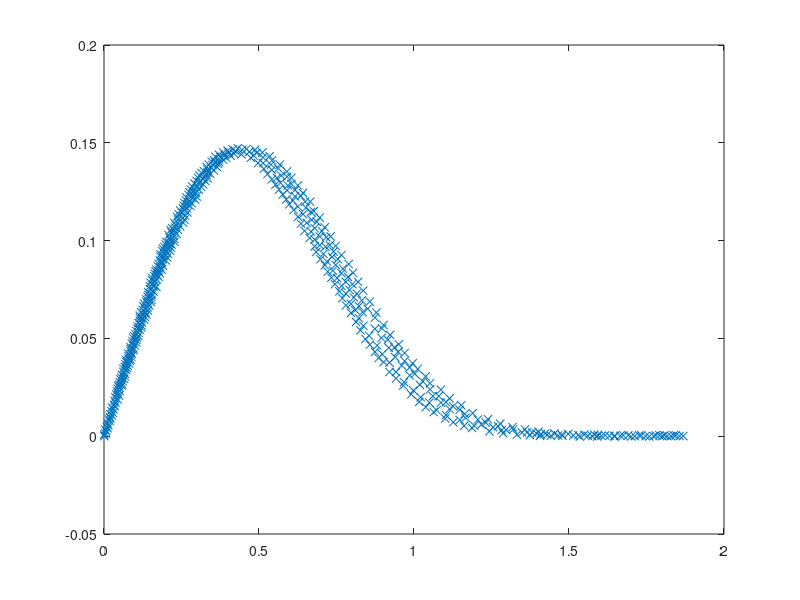

Here is the MATLAB script that generated this plot:
A=[2.998908846819151,0.000007976706011714185;
3.0000872922544683,0.0007820181969233064;
2.9954307019902635,0.0013632642085703028;
2.9931159522079924,0.002524853208542205;
2.995460802767666,0.0032987441955667495;
2.988474412332489,0.004073839213687452;
2.9908192628921632,0.004847730200711969;
2.986165682705699,0.005622524211058633;
2.9885165534208533,0.006783511195482483;
2.9815331730634167,0.00775215421230277;
2.9838780236230904,0.008526045199327342;
2.9792214333588855,0.009107291210974338;
2.9815662839185597,0.009881182197998883;
2.9745798934833827,0.010656277216119586;
2.9792545442140285,0.011236319196670452;
2.9722681537788515,0.012011414214791127;
2.9769488246649786,0.0129785521927413;
2.9699624342298016,0.013753647210861946;
2.9746431051159283,0.014720785188812146;
2.9653208943542983,0.015302633216007166;
2.967665744913972,0.016076524203031767;
2.963015174805248,0.01704486621207804,
2.965363035442662,0.018012305197802225;
2.9560438347587725,0.01878770122369694;
2.9630573158936117,0.0197545381938731;
2.95140831503875,0.020723783226241438;
2.9607485862668214,0.021303223191244308;
2.956091996002617,0.021884469202891277;
2.9491116257229204,0.02304666021841123;
2.9561281169355,0.02420704518728703;
2.9491357063448426,0.0245950442080084;
2.958442866717771,0.023045456187315127;
2.9538163772309693,0.02556218218595857;
2.9421583461428864,0.02595078322222799;
2.951495607293218,0.026336675188531222;
2.942173396531588,0.026918523215726242;
2.949182362549817,0.02759503818785289;
2.939858646749317,0.028080112215698172;
2.9468721278841565,0.029046949185874304;
2.935211086718333,0.029242002223444085;
2.944554368024145,0.030014990187146567;
2.9328993470138025,0.030597139222115627;
2.9422426283196143,0.03137012718581811;
2.9329204175579844,0.031951975213013156;
2.937601088444111,0.032919113190963356;
2.928284897837962,0.033888057215557654;
2.9376251690660333,0.0344674971805605;
2.9259671379779504,0.034856098216829945;
2.9329745989573092,0.0354358391896068;
2.9236523881956793,0.03601768721680185;
2.9306628592527786,0.03679097618827837;
2.9190048281646956,0.037179577224547775;
2.9283481094705075,0.03795256518825024;
2.916693088460165,0.038534714223219343;
2.9283631598592086,0.038920305181748493;
2.914372318522413,0.03930920722579194;
2.921379779501772,0.03988894819856881;
2.921397839968214,0.04105023619076667;
2.9120605788178824,0.04066434422446337;
2.9097488391133517,0.04201948122313505;
2.9214159004346553,0.04221152418296456;
2.914435530154959,0.04337371519848453;
2.905113319393329,0.04395556322567956;
2.9144535906214006,0.04453500319068239;
2.9051283697820302,0.04492330321917781;
2.914468641010102,0.04550274318418064;
2.900483819828787,0.04627874122562338;
2.9098301112123392,0.0472452771880255;
2.8958422799532837,0.0478277272307686;
2.907515361430068,0.048406866187997416;
2.8958633504974655,0.04918256322166613;
2.8935486007151945,0.050344152221638044;
2.9052066318032774,0.049955551185368596;
2.9028918820210063,0.0511171401853405;
2.8888980306064704,0.05131249423068432;
2.8982413119122823,0.052085482194386815;
2.8889221112283927,0.05286087822028149;
2.8959355923632324,0.05382771519045765;
2.88428057135289,0.05440986422542671;
2.8912880323322483,0.054989605198203575;
2.8796330113219057,0.05557175423317266;
2.89130609279869,0.05615089319040145;
2.88900037324964,0.0578931261864723;
2.8796510717883476,0.056733042225370525;
2.8773393320838165,0.05808817922404208;
2.884352813218656,0.05905501619421824;
2.870364981959601,0.05963746623696134;
2.884373883762838,0.06040985218511577;
2.8773754530167,0.06041075520843786;
2.86805324225507,0.060992603235632895;
2.8843919442292796,0.06157114017731363;
2.8634056822240863,0.06215449324337882;
2.87507274354539,0.06234653620320833;
2.8797534144315166,0.06331367418115852;
2.858773172581804,0.064284123244623;
2.865756552939241,0.06331548022780267;
2.875105854400533,0.06447556418890444;
2.868119463965356,0.06525065920702511;
2.872803144929223,0.06641134518367493;
2.854146683095002,0.06680084924326644;
2.858797253203726,0.06583250723422015;
2.8704914052246923,0.06776648218234649;
2.858827353981129,0.06776798722121663;
2.8495111633749794,0.06873693124581095;
2.8635080248672557,0.0687351251991668;
2.8635260853336972,0.06989641319136468;
2.8471934035149684,0.06970497224708323;
2.8472174841368902,0.0712533562366804;
2.858881535380454,0.07125185119781026;
2.8565637755204425,0.07221989219908252;
2.844902734354619,0.0724149452366523;
2.8565848460646243,0.07357472818998005;
2.8402611944791163,0.07396393124179752;
2.8519463162668614,0.07531726219382491;
2.830966074417149,0.07628771125728939;
2.8496616672619934,0.07841433118079327;
2.84030333556748,0.07667360322359258;
2.835670825925198,0.07880323322483674;
2.8310292860496946,0.08035221922998195;
2.8287295866561246,0.08248154822345212;
2.8240910568583617,0.08422408222729698;
2.819455537138339,0.08616016422984149;
2.812502257558305,0.08906428723365828;
2.807884798304724,0.09216165722840067;
2.7985926883204972,0.09467898524259217;
2.791636398662723,0.09738956024770931;
2.7870159293314014,0.10029338224375207;
2.775384988942981,0.10242391526831831;
2.7730943197826323,0.10513388825788738;
2.768470840373571,0.1078441622552305;
2.761517560793537,0.11074828525904728;
2.7475748807005855,0.11423395528228508;
2.733617150218933,0.11675188531202464;
2.7243370805456672,0.12004340532101473;
2.7127242006236884,0.12333522633777886;
2.705770921043654,0.12623934934159564;
2.6918312510284434,0.1299185673635331;
2.6685573299406413,0.133405441417867;
2.666269670858033,0.13630896240613571;
2.6499761200499274,0.13863364544494966;
2.6290049084334352,0.14018473850451307;
2.6243784189466335,0.14270146450315654;
2.598750617065937,0.14483380357436695;
2.5544513029623177,0.14638790671167065;
2.838051797417755,0.08189970019625706;
2.824048915769998,0.08151441024550193;
2.819410385972235,0.0832569442493468;
2.8147748662522125,0.08519302625189132;
2.81013934653219,0.08712910825443584;
2.8101965380092553,0.09080652022972912;
2.800850246625703,0.08983998426732699;
2.7962087067501997,0.09138897027247221;
2.7939059972788897,0.09332475126724272;
2.7939481383672535,0.09603442324903777;
2.789324658958192,0.09874469724638086;
2.782314187901093,0.09797140827490436;
2.7846229175278836,0.09642272327753316;
2.786931647154674,0.09487403828016197;
2.773004017450424,0.099327448296898;
2.773025087994606,0.10068228428779552;
2.766068798336832,0.10339285929291264;
2.770785590155842,0.1066825732552586;
2.7614934801716146,0.1091999012694501;
2.7522104004206085,0.11229787327974055;
2.72897862042117,0.11849441931586951;
2.7405975204986292,0.11558969429650467;
2.7150329302504787,0.12178654134040767;
2.7104214911523785,0.12527100733254937;
2.6987995809971785,0.12798218435321454;
2.680191280406802,0.1314684563920004;
2.645268358464138,0.13592457547870268;
2.6662455902361106,0.13476057841653854;
2.5754375649675114,0.14580455364560546;
2.6103966078430587,0.14367101054329895;
2.629025978977617,0.1415395744954106;
2.6686235516509273,0.1376634973892592;
2.7893668000465563,0.10145436922817591;
2.7824105103887815,0.10416494423329305;
2.7614362886945494,0.10552248929415683;
2.754464948648074,0.10726532430577573;
2.745163808430626,0.1092020083238683;
2.7405222685551225,0.11075099432901353;
2.738219559083813,0.11268677532378401;
2.731248219037337,0.11442961033540291;
2.721968149364071,0.11772113034439301;
2.7173235994108275,0.11907656835083859;
2.705689648944667,0.12101355337670519;
2.7010481090691636,0.12256253938185041;
2.7034110200952792,0.12449771836107284;
2.6941038597223503,0.12604730638176614;
2.687129509598135,0.12759659339468537;
2.6801491393184382,0.12875878441020536;
2.6731777992719627,0.13050161942182425;
2.6662004390700065,0.13185735843604385;
2.656905319008039,0.13418113845153573;
2.6359642081689496,0.1376677114980956;
2.6313226682934463,0.13921669750324084;
2.6150261074076004,0.14134783254335514;
2.6057099168014512,0.14231677656794947;
2.591731115775617,0.14347987060679151;
2.5800821149207546,0.14444911563915988;
2.5567479922781473,0.14406502971950086;
2.8519673868110433,0.07667209818472244;
2.8356437352255352,0.07706130123653992;
2.8450171173087497,0.07976976918723887;
2.843867267611965,0.08083443368397393;
2.835737047635484,0.08306128919622896;
2.833422297853213,0.08422287819620086;
2.8311045379932014,0.08519091919747312;
2.8264660081954384,0.086933453201318;
2.8148260375737974,0.08848334222978531;
2.8241512584131674,0.0880950422012899;
2.8195127286154044,0.08983757620513477;
2.8172100191440945,0.09177335719990527;
2.817228079610536,0.09293464519210315;
2.8055730586001934,0.09351679422707222;
2.811421639649547,0.09458055570048521;
2.8102748000305024,0.09583876819591994;
2.8056242299217784,0.09680711020496621;
2.8009766698907947,0.09796900021271214;
2.7986649301862636,0.0993241372113837;
2.7917206808394503,0.10280890421129941;
2.784761381103936,0.10532593121771691;
2.780110810995212,0.10629427322676318;
2.773154521337438,0.10900484823188031;
2.7638714415864314,0.11210282024217077;
2.759226891633188,0.11345825824861635;
2.7545913719131656,0.11539434025116088;
2.745275181307016,0.11636328427575521;
2.7429664516802257,0.11791196927312641;
2.7406547119756945,0.11926710627179795;
2.7360101620224513,0.12062254427824354;
2.7336984223179206,0.12197768127691509;
2.7267210621159643,0.1233334202911347;
2.7244093224114336,0.12468855728980625;
2.7197647724581903,0.12604399529625182;
2.715123232582687,0.12759298130139707;
2.708148882458471,0.1291422683143163;
2.701171522256515,0.13049800732853592;
2.696529982381012,0.13204699333368114;
2.691882422350028,0.13320888334142708;
2.6778735205467905,0.13243649739327265;
2.684905062148072,0.13456462235564667;
2.677921681790635,0.13553326537246701;
2.6546206700031707,0.1372782074385041;
2.661643181371231,0.13882568840477918;
2.6406659495992586,0.1399896854669433;
2.6523360209983027,0.14037527642547245;
2.6453496305631256,0.14115037144359313;
2.6407111007653627,0.142892905447438;
2.6290620999105005,0.14386215047980638;
2.6150832988846657,0.1450252445186484;
2.601101487781091,0.1459947905587908;
2.5847808462733232,0.14657754160930794;
2.568460204765555,0.14716029265982508;
2.540460461625522,0.1467768087557141;
2.52639436834522,0.1423270108322664;
2.503024124769729,0.13962034892821162;
2.4843164916139235,0.13671953700990916;
2.472610299281996,0.13401137006698424;
2.458571296701356,0.13130350413183336;
2.446865104369429,0.12859533718890845;
2.435161922115242,0.12608071824468317;
2.423458739861055,0.12356609930045792;
2.411755557606868,0.12105148035623264;
2.4023851856013936,0.11853656040423335;
2.388343172943013,0.11563514647038284;
2.3742921300514123,0.11215308854043335;
2.3649067076572363,0.10867042859493583;
2.3531854649366077,0.1049945216585127;
2.336798601718554,0.10131921673763761;
2.320402708267279,0.09706326782066357;
2.3156919366037494,0.09416064985571691;
2.301637883634408,0.09048504392706781;
2.2875928608982874,0.08739008199451764;
2.278210448581852,0.08410097004771975;
2.266498236094444,0.08100570710739555;
2.2547830135292965,0.0777168961683717;
2.240728960559955,0.07404129023972258;
2.2313435381657793,0.07055863029422506;
2.2196222954451503,0.06688272335780192;
2.203232422149356,0.06301387043822719;
2.1868305085426005,0.058370825523853864;
2.1727674253400386,0.054114575599105805;
2.1563685218110233,0.04966507868343212;
2.1423265091526433,0.0467636647495816;
2.125939645934589,0.0430883598287065;
2.1142274334471813,0.03999309688838232;
2.0978646508510494,0.037866175957104384;
2.079123906840101,0.03283633605310579;
2.058077443280102,0.02954872914517806;
2.0346921493159096,0.025874327247625034;
2.0089620047920435,0.02142603436304749;
1.9832408905013987,0.01755838547456884;
1.9622034571746205,0.01485142256274008;
1.9365034134281573,0.012338609665158956;
1.8991272781271697,0.009053109811649418;
1.8734362646139275,0.007120940910167239;
1.8384155151447043,0.005286750039131094;
1.8127380469812932,0.0042255471317972915;
1.7567235103125262,0.0024908393300770992;
1.712385065198284,0.0015288184842854046;
1.6680496301617815,0.0007603456371933492;
1.6260560356072131,0.0005722157784261994;
1.5933906719697546,0.00018933388986328015;
1.5583985182390645,0.0001938490064736509;
1.5210735542596614,0.00019866513085811665;
1.4650800881350762,-0.00018120667996451845;
1.4090926421659715,-0.00017398249338784755;
1.3531051961968672,-0.0001667583068112044;
1.2994505604764747,-0.00015983512800857302;
1.2411303042586574,-0.00015230993365789036;
1.1828130581185805,0.000048763259392431424;
1.1314912326469017,0.00005538543042105104;
2.5124607184854897,0.14639332485160314;
2.489111545454181,0.1450414989384459;
2.465753342189651,0.1431090290291897;
2.4330277769973873,0.13885518716663386;
2.4096454931109354,0.1353743332677805;  
2.3955974602970746,0.13208582333653068;
2.374541966503855,0.128217572432504;
2.3581520932080604,0.12434871951292928;
2.3347547589329074,0.11990012562057768;
2.3230154557458373,0.11506293069195666;
2.304301802434551,0.1117750227762549;
2.287893868672315,0.10674488186448228;
2.2691591448168466,0.10210213795788297;
2.252754221132351,0.09726554504481001;
2.234019497276883,0.09262280113821072;
2.2106191529239893,0.08798065924715947;
2.196553059643687,0.08353086132371178;
2.1801511460369314,0.07888781640933846;
2.1637522425079165,0.07443831949366478;
2.142669658015034,0.06882813660134128;
2.1215870735221522,0.06321795370901778;
2.098159638469596,0.056833879829669726;
2.077086084209935,0.05180434093344516;
2.0490171092818756,0.04696925305924235;
2.0302853955041477,0.04252005715134269;
2.004543210669321,0.03729757227196655;
1.9881683877622278,0.03439645934589003;
1.9624472734715827,0.03052881045741143;
1.9483962305799815,0.027046752527461942;
1.9133529055277067,0.023760951666178365;
1.8852899507551272,0.019312959789374834;
1.8479108053764004,0.01583391193716563;
1.8105226297644514,0.011774220088857478;
1.7614854532976405,0.008683773272917722;
1.7217915581366414,0.006366314420680447;
1.6821066932088633,0.004629499564542089;
1.642430858514306,0.003473328704502676;
1.5980894033223231,0.0023177598600113425;
1.5467525274619424,0.0013566420375416832;
1.5024261226586612,0.001168813186548573;
1.4510982770315013,0.0007883393601778865;
1.40677187222822,0.0006005105091847762;
1.3531112163523477,0.0002203376905881016;
1.3251205034455353,0.00041749778257607617;
1.2668002472277182,0.00042502297692675883;
1.2084799910099013,0.0004325481712774415;
1.1548253552895091,0.0004394713500800729;
2.5311081500864896,0.14542317679591268;
2.4867396041948444,0.14252567596312451;
2.4610214999819395,0.13885157507334556;
2.428274864245494,0.1332428972198922;
2.4072013099858327,0.12821335832366762;
2.3837859152442377,0.12260347643911815;
2.348703459181339,0.11680155159473918;
2.329944654703949,0.11061042369854271;
2.320547191998812,0.1063535717582466;
2.304151298547537,0.10209762284127258;
2.285407544458848,0.09687423493857433;
2.2643309801214464,0.09165114804365012;
2.2526037172453374,0.0875881451098277;
2.23387501354535,0.0833324972006277;
2.2198089202650473,0.07888269927718;
2.2080816573889383,0.07481969634335755;
2.1940245943418563,0.07095054241600879;
2.1776256908128415,0.06650104550033511;
2.1659134783254337,0.06340578256001092;
2.1261232606767457,0.05489478774938493;
2.105055726572565,0.05025234485055968;
2.0816493620641907,0.04522310696210914;
2.06057881788227,0.04038711606458424;
2.03951730393357,0.036131769163158245;
2.013778129176483,0.03110283228248173;
1.9810435337509981,0.02626834642382697;
1.9389626469419618,0.020467324602770065;
1.9132505628845375,0.017180319710390385;
1.8852056685784004,0.013893615825784716;
1.833814611318695,0.009448634026721497;
1.7824386044476905,0.005971392221156446;
1.745092569924106,0.004621372354643355;
1.7030809149030956,0.003271954503678315;
1.6517380188872343,0.001923740683809405;
1.6050727836797598,0.0013491168431910005;
1.5700715997158485,0.0007729879637025094;
1.486084410606711,0.00039672824616818203;
1.4254253239847005,0.00001745845089359821;
1.3834407596633526,0.0004099725882253935;
1.2877895193106518,0.00003521790956120818;
1.227136452844122,0.000043044111685930364;
1.1618237860356472,0.00043856832675800983;
2.5170811878168106,0.1434895028555604;
2.4866944530287402,0.13962245598262982;
2.458646548644863,0.13614220409932454;
2.4422536652713287,0.13207980318105014;
2.430550483017141,0.12956518423682486;
2.409494989223922,0.1256969333327982;
2.390751235135233,0.12047354543009996;
2.3743734021503995,0.1173788845053238;
2.3579835288546054,0.11351003158574907;
2.3462502458230156,0.10905993265452735;
2.332184152542713,0.10461013473107965;
2.320456889666604,0.1005471317972572;
2.304082066759511,0.09764601887118071;
2.2923487837279213,0.09319591993995897;
2.2806245309295523,0.08932646500483618;
2.261889807074084,0.08468372109823688;
2.2478327440270025,0.08081456717088812;
2.2337726709021805,0.07675186524483972;
2.2197156078550986,0.07288271131749096;
2.203304664015123,0.06765902240701871;
2.189256631201262,0.06437051247576887;
2.1775293683251524,0.06030750954194643;
2.163472305278071,0.056438355614597674;
2.1447315612671227,0.05140851571059908;
2.1189923865100355,0.046379578829922566;
2.1025934829810202,0.04193008191424891;
2.0791991587836076,0.037675036020596964;
2.058128614601687,0.032839045123072036;
2.0323864297668592,0.02761656024369591;
2.001993674823308,0.02336241737336603;
1.9786113909368565,0.019881563474512698;
1.9505755268639406,0.017175503586005947;
1.927187222822008,0.01330755368975331;
1.8968215585781196,0.010795342807720265;
1.852459032841955,0.008284937972331374;
1.805757676701597,0.005387738147317217;
1.7170747663176313,0.003076600458334522;
1.6354083471462455,0.0019258477382275984;
1.5910699020320031,0.0009638268924358762;
1.5350734258296774,0.00039040708291360193;
1.4697577489434625,0.0005923832992860423;
1.4394251955547172,0.00020920040294908348;
1.3951018008291762,0.0002149195506556123;
1.3694408880933364,0.00021823063616990823;
1.334448734362646,0.00022274575278033448;
1.2527973655799615,0.00003973302617160668;
1.1991427298595698,0.00004665620497423806;
1.1711490068750172,0.00005026829826257351;
1.143155283890465,0.00005388039155090896;
2.507771017366142,0.14484554287755402;
2.45872180058837,0.14098090406681568;
2.43766329671741,0.13691910516408934;
2.4096033520225717,0.13266466128598547;
2.39554929905323,0.12898905535733635;
2.3838370865658222,0.12589379241701215;
2.3651264433322767,0.12279943250001002;
2.3510844306738962,0.11989801856615949;
2.3323406765852072,0.11467463066346126;
2.3135999325742586,0.10964479075946268;
2.297195008889763,0.1048081978463897;
2.283149986153642,0.10171323591383952;
2.2714227232775332,0.0976502329800171;
2.259707500712385,0.09436142204099325;
2.2456504376653035,0.09049226811364447;
2.229245513980808,0.0856556752005715;
2.212849620529533,0.08139972628359748;
2.1987955675601913,0.07772412035494835;
2.1847234541244082,0.07288722643410138;
2.168339600984095,0.06940546951192593;
2.1496108972841075,0.06514982160272593;
2.126213563008954,0.06070122771037434;
2.102798168267359,0.05509134582582485;
2.0840453839454493,0.049287313927027676;
2.0629898901522296,0.045419063023001;
2.0512897179757825,0.043097992077475375;
2.0302221838716017,0.03845554917865013;
2.0138413408090287,0.03516734025517432;
1.9974604977464554,0.031879131331698535;
1.9717393834558101,0.02801148244321991;
1.9483480693361372,0.023949984548267605;
1.9203001649522602,0.020469732664962298;
1.8969239012212888,0.017375974763508217;
1.873562687879019,0.015249956855552388;
1.8525403049409423,0.013510733937221825;
1.8361775223448104,0.011383813005943904;
1.7941417867018778,0.008486011165381696;
1.7684567933441162,0.0069409382612988235;
1.7287689183385977,0.0050105754064608265;
1.6797558224937085,0.003468512580118238;
1.6190786754052568,0.0019279547926457918;
1.5770790606952074,0.001352728936479336;
1.5234153947415947,0.00077900811918305;
1.4184389335495237,0.0007925534690142733;
1.308790831704547,0.00041960483699426953;
1.2737986779738568,0.00042411995360466803;
1.2201440422534646,0.0004310431324072994;
1.1921503192689124,0.00043465522569563486];

deltal=A(:,1);
adhesion_force=A(:,2);
n=length(A);
deltal=abs(deltal-3);
plot(deltal,adhesion_force,'x')
clear A